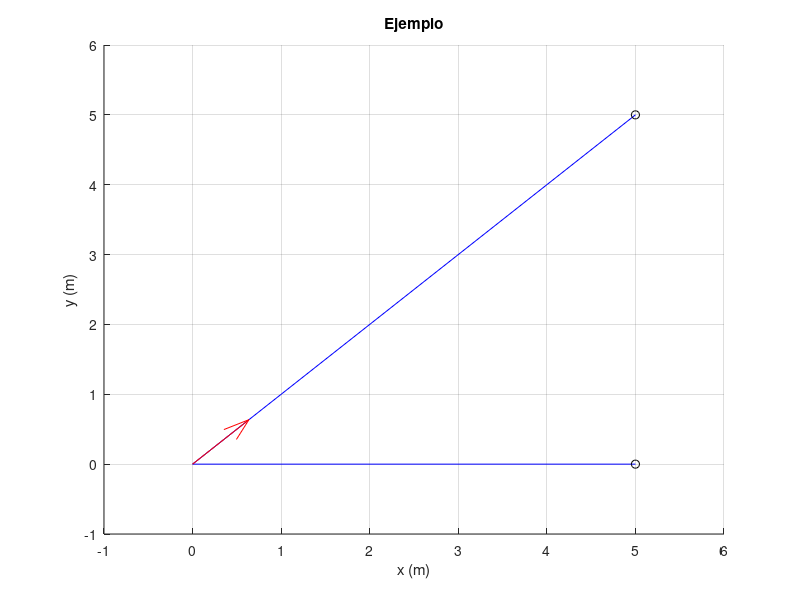

MATLAB code for this plot:
%limpaindo
clear;
clc;
close ALL;

fprintf('Ejemplo\n');

%%obteniendo la ubibacion de los nudos
b=input('Ingrese b : ');
a=input('Ingrese a : ');

%%con esto construimos las coordenadas de los puntos A,B,C
A = [b;a];
B = [0;0];
C = [b;0];

%%Obteniendo la carga P
Px=input('Ingrese Px : ');
Py=input('Ingrese Py : ');

%%Area transversal de las barras
ATab = input('Area transversal de la barra AB : ');
ATbc = input('Area transversal de la barra BC : ');

%%Esfuerzos admisibles de las barras
Sab = input('Esfuerzo admisible de la barra AB : ');
Sbc = input('Esfuerzo admisible de la barra BC : ');

theta = atan(a/b);

Fab = Py / sin(theta);
Fbc = Fab*cos(theta) + Px;

%%Calculando esfuerzos (? no estoy seguro de la formula)
SNab = Fab / ATab;
SNbc = Fbc / ATbc;

%%Salida del programa

%%Iprimiendo datos de entrada
fprintf('\n');
fprintf('-----------------------Datos----------------------\n');
fprintf('Punto A : [%f %f]\n',A);
fprintf('Punto B : [%f %f]\n',B);
fprintf('Punto C : [%f %f]\n',C);
fprintf('Carga P : [%f %f]\n',[Px;Py]);
fprintf('Area transversal barra AB : %f\n',ATab);
fprintf('Area transversal barra BC : %f\n',ATbc);
fprintf('Esfuerzo admisible de la barra AB : %f\n',Sab);
fprintf('Esfuerzo admisible de la barra BC : %f\n',Sbc);
fprintf('----------------------------------------------------\n');

%%Iprimiendo los esfuerzos normales
fprintf('\n');
fprintf('-----------------------Resultados----------------------\n');
fprintf('Esfuerzo normal de la barra AB : %f\n',SNab);
fprintf('Esfuerzo normal de la barra BC : %f\n',SNbc);
fprintf('----------------------------------------------------\n');

%Dibujo
figure;

hold on;
plot([0;A(1)], [0;A(2)],'b');
plot(A(1), A(2),'ok')

hold on;
plot([0;C(1)], [0;C(2)],'b');
plot(C(1), C(2),'ok')

title('Ejemplo')
  xlabel('x (m)');ylabel('y (m)');

xmin=min([0;A]); xmax=max([0;C]);
ymin=min([0;A]); ymax=max([0;C]);
axis([xmin-1 xmax+1 ymin-1 ymax+1]);

amP=sqrt(Px^2+Py^2);
quiver (0,0,Px/amP,Py/amP,'r');
grid on

